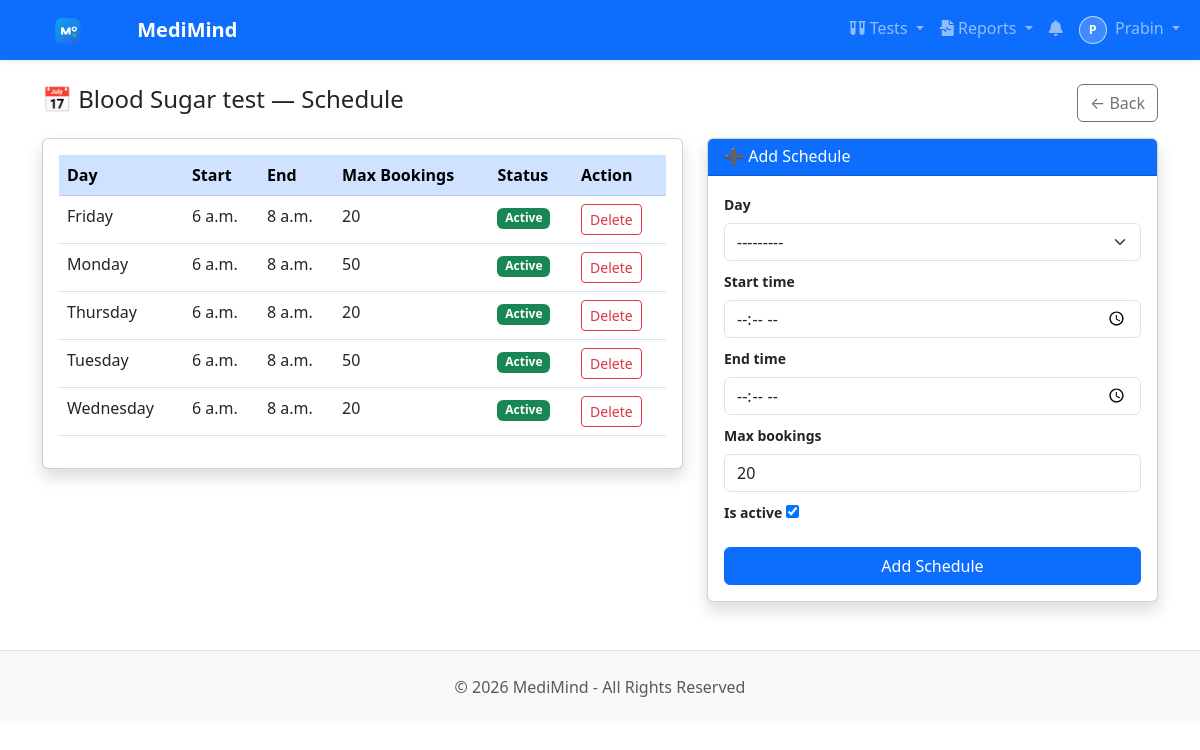
Screenshot of /lab/templates/1/schedule/ (signed in) with the database file from the repository.
### users/models.py (models this page shows, shortened)
class User(AbstractBaseUser, PermissionsMixin):
    ROLE_CHOICES = [
        ('PATIENT', 'Patient'),
        ('DOCTOR', 'Doctor'),
        ('NURSE', 'Nurse'),
        ('RECEPTIONIST', 'Receptionist'),
        ('LAB_TECHNICIAN', 'Lab Technician'),
        ('PHARMACIST', 'Pharmacist'),
        ('BILLING_OFFICER', 'Billing Officer'),
        ('INSURANCE_COORDINATOR', 'Insurance Coordinator'),
        ('QUALITY_COMPLIANCE_OFFICER', 'Quality Compliance Officer'),
        ('ADMIN', 'Super Admin'),
    ]
    email = models.EmailField(unique=True)
    username = models.CharField(max_length=50)
    first_name = models.CharField(max_length=150, blank=True, default='')
    last_name = models.CharField(max_length=150, blank=True, default='')
    role = models.CharField(max_length=30, choices=ROLE_CHOICES, default='PATIENT')
    is_active = models.BooleanField(default=False)  # False until email activated
    is_staff = models.BooleanField(default=False)
    date_joined = models.DateTimeField(auto_now_add=True)
    activation_token = models.CharField(max_length=200, blank=True, null=True)
    objects = UserManager()
    USERNAME_FIELD = 'email'
    REQUIRED_FIELDS = ['username']
    def get_full_name(self):
        full_name = f"{self.first_name} {self.last_name}".strip()
        return full_name or self.username

### lab/models.py (models this page shows, shortened)
class TestTemplate(models.Model):
    name = models.CharField(max_length=200, unique=True)
    description = models.TextField(blank=True)
    preparation = models.TextField(
        blank=True,
        help_text="Instructions before test e.g. Fast for 8 hours"
    )
    price = models.DecimalField(max_digits=8, decimal_places=2)
    duration_minutes = models.IntegerField(
        default=30,
        help_text="How long the test takes"
    )
    is_available = models.BooleanField(default=True)
    created_at = models.DateTimeField(auto_now_add=True)
    class Meta:
        ordering = ['name']

class TestSchedule(models.Model):
    DAY_CHOICES = [
        ('MON', 'Monday'),
        ('TUE', 'Tuesday'),
        ('WED', 'Wednesday'),
        ('THU', 'Thursday'),
        ('FRI', 'Friday'),
        ('SAT', 'Saturday'),
        ('SUN', 'Sunday'),
    ]
    template = models.ForeignKey(
        TestTemplate,
        on_delete=models.CASCADE,
        related_name='schedules'
    )
    day = models.CharField(max_length=3, choices=DAY_CHOICES)
    start_time = models.TimeField()
    end_time = models.TimeField()
    max_bookings = models.IntegerField(
        default=20,
        help_text="Max patients per day for this test"
    )
    is_active = models.BooleanField(default=True)
    class Meta:
        unique_together = ['template', 'day']
        ordering = ['day']

### lab/views.py (the view, shortened to what this page needs)
# urls.py: path('templates/<int:pk>/schedule/', views.template_schedule, name='template_schedule'),
@login_required
def template_schedule(request, pk):
    if request.user.role != 'ADMIN':
        messages.error(request, 'Access denied.')
        return redirect('users:dashboard')
    template = get_object_or_404(TestTemplate, pk=pk)
    schedules = template.schedules.all()
    form = TestScheduleForm(request.POST or None)
    return render(request, 'lab/template_schedule.html', {
        'template': template,
        'schedules': schedules,
        'form': form
    })

### lab/forms.py
class TestScheduleForm(forms.ModelForm):
    class Meta:
        model = TestSchedule
        fields = ['day', 'start_time', 'end_time', 'max_bookings', 'is_active']
        widgets = {
            'day': forms.Select(attrs={'class': 'form-control form-select'}),
            'start_time': forms.TimeInput(attrs={'class': 'form-control', 'type': 'time'}),
            'end_time': forms.TimeInput(attrs={'class': 'form-control', 'type': 'time'}),
            'max_bookings': forms.NumberInput(attrs={'class': 'form-control'}),
        }

### notifications/context_processors.py (called while the page is built)
def unread_notifications(request):
    if request.user.is_authenticated:
        count = Notification.objects.filter(recipient=request.user, is_read=False).count()
        return {'unread_notification_count': count}
    return {'unread_notification_count': 0}

### templates/lab/template_schedule.html (shortened to what this page needs)
{% extends 'base.html' %}
{% block content %}
<div class="d-flex justify-content-between align-items-center mb-3">
    <h4>📅 {{ template.name }} — Schedule</h4>
    <a href="{% url 'lab:template_list' %}" class="btn btn-outline-secondary">← Back</a>
</div>
<div class="row">
    <div class="col-md-7">
        <div class="card shadow">
            <div class="card-body">
                <table class="table table-hover">
                    <thead class="table-primary">
                        <tr><th>Day</th><th>Start</th><th>End</th><th>Max Bookings</th><th>Status</th><th>Action</th></tr>
                    </thead>
                    <tbody>
                        {% for schedule in schedules %}
                        <tr>
                            <td>{{ schedule.get_day_display }}</td>
                            <td>{{ schedule.start_time }}</td>
                            <td>{{ schedule.end_time }}</td>
                            <td>{{ schedule.max_bookings }}</td>
                            <td>{% if schedule.is_active %}<span class="badge bg-success">Active</span>{% else %}<span class="badge bg-danger">Inactive</span>{% endif %}</td>
                            <td>
                                <form method="POST" action="{% url 'lab:schedule_delete' schedule.pk %}" style="display:inline;">
                                    <button type="submit" class="btn btn-sm btn-outline-danger"
                                        onclick="return confirm('Delete this schedule?')">Delete</button>
                                </form>
                            </td>
                        </tr>
                        {% empty %}
                        <tr><td colspan="6" class="text-center text-muted">No schedule yet.</td></tr>
                        {% endfor %}
                    </tbody>
                </table>
            </div>
        </div>
    </div>
    <div class="col-md-5">
        <div class="card shadow">
            <div class="card-header bg-primary text-white"><h6 class="mb-0">➕ Add Schedule</h6></div>
            <div class="card-body">
                <form method="POST">{% csrf_token %}
                    {% for field in form %}
                    <div class="mb-2">
                        <label class="form-label small fw-bold">{{ field.label }}</label>
                        {{ field }}
                    </div>
                    {% endfor %}
                    <button type="submit" class="btn btn-primary w-100 mt-2">Add Schedule</button>
                </form>
            </div>
        </div>
    </div>
</div>
{% endblock %}

### templates/base.html (shortened to what this page needs)
{% load static %}
<!DOCTYPE html>
<html lang="en">
<head>
    <link href="https://cdn.jsdelivr.net/npm/bootstrap@5.3.0/dist/css/bootstrap.min.css" rel="stylesheet">
    <link href="https://cdnjs.cloudflare.com/ajax/libs/font-awesome/6.0.0/css/all.min.css" rel="stylesheet">
</head>
<body>
{% if user.is_authenticated %}
<nav class="navbar navbar-expand-lg navbar-dark bg-primary sticky-top shadow-sm">
    <div class="container-fluid">
        <a class="navbar-brand fw-bold" href="{% url 'users:dashboard' %}">
            <img src="{% static 'branding/medimind-logo.svg' %}" alt="MediMind" width="112" height="28" loading="eager" decoding="async" class="me-2">
            MediMind
        </a>
        <div class="collapse navbar-collapse" id="navbarNav">
            <div class="navbar-nav ms-auto">
                {% if user.role == 'PATIENT' or user.role == 'LAB_TECHNICIAN' or user.role == 'RECEPTIONIST' or user.role == 'ADMIN' %}
                <div class="nav-item dropdown">
                    <a class="nav-link dropdown-toggle" href="#" id="testsDropdown" role="button" data-bs-toggle="dropdown">
                        <i class="fas fa-vials"></i> Tests
                    </a>
                </div>
                {% endif %}
                <div class="nav-item dropdown">
                    <a class="nav-link dropdown-toggle" href="#" id="reportsDropdown" role="button" data-bs-toggle="dropdown">
                        <i class="fas fa-file-waveform"></i> Reports
                    </a>
                </div>
                <a class="nav-link" href="{% url 'notifications:notification_list' %}" title="Notifications">
                    <i class="fas fa-bell"></i>
                </a>
                <div class="nav-item dropdown">
                    <a class="nav-link dropdown-toggle" href="#" id="userDropdown" role="button" data-bs-toggle="dropdown">
                        {% if user.role == 'PATIENT' and user.patient_profile and user.patient_profile.image %}
                            <img src="{{ user.patient_profile.image.url }}" alt="{{ user.username }}" class="nav-avatar me-1">
                        {% elif user.role == 'DOCTOR' and user.doctor_profile and user.doctor_profile.photo %}
                            <img src="{{ user.doctor_profile.photo.url }}" alt="{{ user.username }}" class="nav-avatar me-1">
                        {% else %}
                            <span class="nav-avatar-fallback me-1">{{ user.username|slice:":1"|upper }}</span>
                        {% endif %}
                        {{ user.first_name|default:user.username }}
                    </a>
                </div>
            </div>
        </div>
    </div>
</nav>
{% endif %}
<div class="{% if user.is_authenticated %}container{% else %}container-fluid{% endif %} mt-4">
    {% block content %}{% endblock %}
</div>
<footer class="bg-light text-muted py-4 mt-5 border-top">
    <div class="container text-center">
        <p class="mb-0">&copy; 2026 MediMind - All Rights Reserved</p>
    </div>
</footer>
</body>
</html>

### templates/base.html (style rules this page uses)
.nav-avatar-fallback { width: 28px; height: 28px; border-radius: 50%; display: inline-flex; align-items: center; justify-content: center; font-size: 0.78rem; font-weight: 700; background: rgba(255, 255, 255, 0.2); border: 1px solid rgba(255, 255, 255, 0.65); color: #fff; }

### rows the page displays
User: username "P", first_name "Prabin"
TestTemplate: name "Blood Sugar test"
TestSchedule: day "Friday", start_time "6 a.m.", end_time "8 a.m.", max_bookings "20", is_active "Active"
TestSchedule: day "Monday", start_time "6 a.m.", end_time "8 a.m.", max_bookings "50", is_active "Active"
TestSchedule: day "Thursday", start_time "6 a.m.", end_time "8 a.m.", max_bookings "20", is_active "Active"
TestSchedule: day "Tuesday", start_time "6 a.m.", end_time "8 a.m.", max_bookings "50", is_active "Active"
TestSchedule: day "Wednesday", start_time "6 a.m.", end_time "8 a.m.", max_bookings "20", is_active "Active"

### other values shown
{{ field.label }} "Day" "Start time" "End time" "Max bookings" "Is active"
